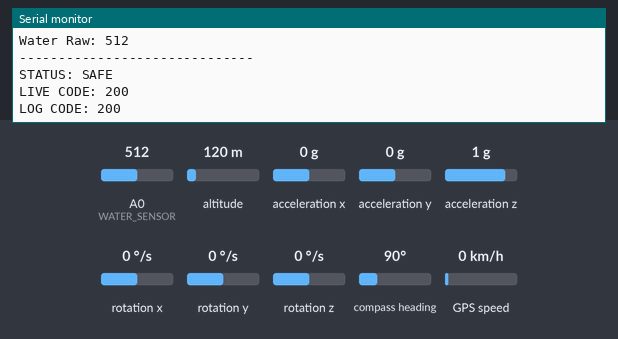
Bench run of a sketch on a simulated ESP8266 (NodeMCU). Parts: the last lines printed to the serial monitor. The inputs (shaded band) are chosen by the test bench; at power-on: acceleration x 0 g, A0 (WATER_SENSOR) = 512, altitude 120 m, acceleration y 0 g, acceleration z 1 g, rotation x 0 °/s, rotation y 0 °/s, rotation z 0 °/s, compass heading 90°, GPS speed 0 km/h. WiFi joins after 1.5 s; servers stay silent unless stated; uploads are accepted with an empty reply; the local clock reads 2024-03-15 10:24:30 at power-on unless the sketch sets it; the GPS gets a fix after 3 s at 37.7749, -122.4194 with 8 satellites.

Above: at 2.7 s.
2.8 s: acceleration x set to -1.4 g
At 3.12 s:
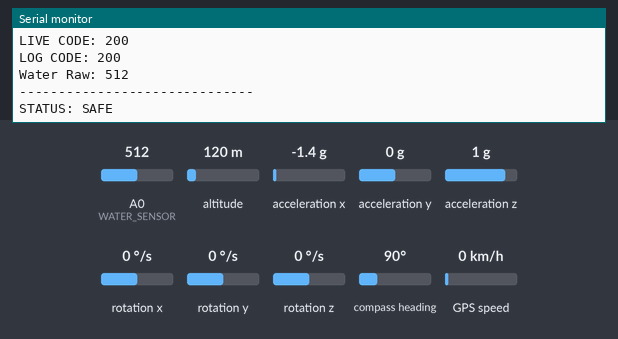
7.7 s: A0 (WATER_SENSOR) set to 716
At 8.81 s:
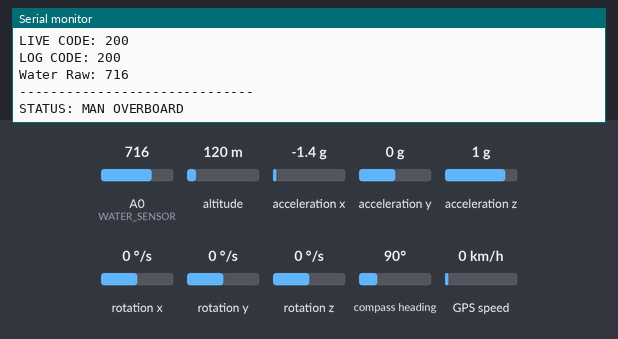
9.2 s: A0 (WATER_SENSOR) set to 992
At 10.43 s:
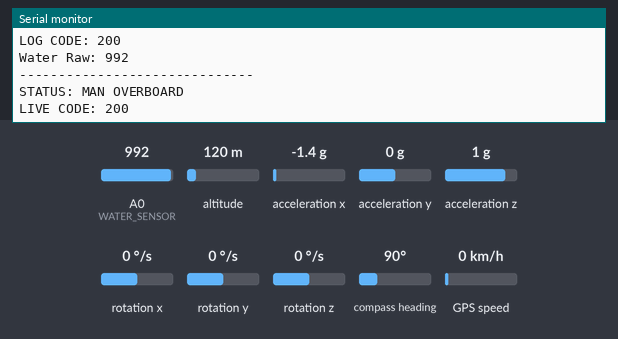
Timing chart, 0 to 12.2 s (numbered marks = the images above; inputs shaded):
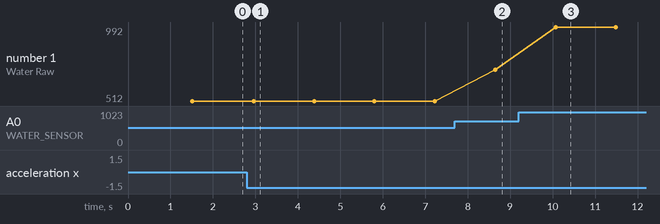

Measured:
- after the input at 7.7 s, the serial monitor: prints a new line after 0.95 s (image 2)
- after the input at 9.2 s, the serial monitor: prints a new line after 0.87 s (image 3)
- plotted number 1: 512 → 716 after the input at 7.7 s, 716 → 992 after the input at 9.2 s

The sketch:

mpu6050.ino
```cpp
#include <ESP8266WiFi.h>
#include <ESP8266HTTPClient.h>
#include <WiFiClientSecure.h>

#include <Wire.h>
#include <MPU6050.h>
#include <SoftwareSerial.h>
#include <TinyGPS++.h>
#include <time.h>

SoftwareSerial bt(D7,D8);

// ---------------- WIFI ----------------
#define WIFI_SSID "jiya"
#define WIFI_PASSWORD "lavu123j"

// ---------------- FIREBASE (HTTPS ONLY) ----------------
#define FIREBASE_LIVE_URL "https://aquawatchdata-default-rtdb.firebaseio.com/wearable_001/live.json"
#define FIREBASE_LOG_URL  "https://aquawatchdata-default-rtdb.firebaseio.com/wearable_001/logs.json"

// ---------------- SENSORS ----------------
#define WATER_SENSOR A0
#define WATER_THRESHOLD 300

MPU6050 mpu;
TinyGPSPlus gps;
SoftwareSerial gpsSerial(D6, D5);

// ---------------- VARIABLES ----------------
int16_t ax, ay, az;
long magnitude = 0;
int waterValue = 0;

static unsigned long confirmStart = 0;
static unsigned long fallStart = 0;
static int waterCount = 0;

bool waterConfirmed = false;
bool fallDetected = false;
bool manOverboard = false;

String fallLevel = "NORMAL";

double latitude = 10.814713;
double longitude = 78.67307;

// =======================================================

void setup() {

  Serial.begin(9600);
  bt.begin(9600);
  WiFi.begin(WIFI_SSID, WIFI_PASSWORD);
  Serial.print("Connecting WiFi");
  while (WiFi.status() != WL_CONNECTED) {
    delay(500);
    Serial.print(".");
  }
  Serial.println("\nWiFi Connected");

  // 🔥 FIX TIME (1970 / 1917 PROBLEM)
  configTime(0, 0, "pool.ntp.org");

  Wire.begin(D2, D1);
  mpu.initialize();
  Serial.println(mpu.testConnection() ? "MPU6050 Connected" : "MPU6050 NOT Connected");

  pinMode(WATER_SENSOR, INPUT);

  gpsSerial.begin(9600);
  Serial.println("GPS Started");
}

// =======================================================

void loop() {

  // ---------------- GPS ----------------
  while (gpsSerial.available()) {
    gps.encode(gpsSerial.read());
  }

  if (gps.location.isValid()) {
    latitude = gps.location.lat();
    longitude = gps.location.lng();
  }

  String gpsStatus = gps.location.isValid() ? "FIXED" : "SEARCHING";

  String mapLink = "https://www.google.com/maps?q=" +
                   String(latitude, 6) + "," +
                   String(longitude, 6);

  // ---------------- WATER ----------------
  waterValue = analogRead(WATER_SENSOR);
  if (waterValue > WATER_THRESHOLD) waterCount++;
  else waterCount = 0;

  waterConfirmed = (waterCount >= 2);
  Serial.print("Water Raw: ");
Serial.println(waterValue);

  // ---------------- FALL ----------------
  mpu.getAcceleration(&ax, &ay, &az);
  long axl = ax;
  long ayl = ay;
  long azl = az;

  magnitude = sqrt(axl*axl + ayl*ayl + azl*azl);

  fallDetected = (magnitude > 20000);

  if (magnitude > 60000) fallLevel = "SEVERE FALL";
  else if (magnitude > 40000) fallLevel = "MINOR FALL";
  else fallLevel = "NORMAL";

if(fallLevel == "SEVERE FALL")
{
  bt.println("SEVERE FALL");
}
else
{
bt.println("NORMAL");
}

  bool dangerCandidate = (waterConfirmed && fallDetected);

  if (dangerCandidate) {
    if (confirmStart == 0) confirmStart = millis();
  } else {
    confirmStart = 0;
    manOverboard = false;
  }

  if (confirmStart > 0 && millis() - confirmStart > 1500) {
    manOverboard = true;
  }

  if (manOverboard && fallStart == 0) fallStart = millis();

  if (fallStart > 0 && magnitude < 20000 && waterValue < WATER_THRESHOLD) {
    if (millis() - fallStart > 4000) {
      manOverboard = false;
      fallStart = 0;
      confirmStart = 0;
    }
  }

  String waterStatus = waterConfirmed ? "WATER CONFIRMED" : "NO WATER";
  String finalStatus = manOverboard ? "MAN OVERBOARD" : "SAFE";

  Serial.println("------------------------------");
  Serial.print("STATUS: ");
  Serial.println(finalStatus);

  // ================= FIREBASE =================
  if (WiFi.status() == WL_CONNECTED) {

    WiFiClientSecure client;
    client.setInsecure();          // 🔥 REQUIRED
    client.setTimeout(15000);

    unsigned long nowTime = time(nullptr);   // 🔥 REAL TIME

    String json =
      "{"
        "\"gps\":{"
          "\"lat\":" + String(latitude, 6) + ","
          "\"lng\":" + String(longitude, 6) + ","
          "\"status\":\"" + gpsStatus + "\","
          "\"map\":\"" + mapLink + "\""
        "},"
        "\"water\":{"
          "\"value\":" + String(waterValue) + ","
          "\"status\":\"" + waterStatus + "\""
        "},"
        "\"fall\":{"
          "\"magnitude\":" + String(magnitude) + ","
          "\"level\":\"" + fallLevel + "\""
        "},"
        "\"alert\":\"" + finalStatus + "\","
        "\"timestamp\":" + String(nowTime) +
      "}";

    // ---------- LIVE ----------
    HTTPClient httpLive;
    httpLive.begin(client, FIREBASE_LIVE_URL);
    httpLive.addHeader("Content-Type", "application/json");
    int liveCode = httpLive.PUT(json);
    Serial.print("LIVE CODE: ");
    Serial.println(liveCode);
    httpLive.end();

    // ---------- LOG ----------
    HTTPClient httpLog;
    httpLog.begin(client, FIREBASE_LOG_URL);
    httpLog.addHeader("Content-Type", "application/json");
    int logCode = httpLog.POST(json);
    Serial.print("LOG CODE: ");
    Serial.println(logCode);
    httpLog.end();
  }

  delay(1000);
}
```
